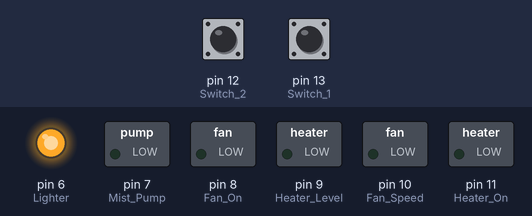
Bench run of a sketch on a simulated Arduino Uno, built with avr-gcc and run on an emulated ATmega328P. Shown: switched loads named in the sketch (green lamp = pin HIGH), output pins drawn as LEDs (lit = HIGH). The test bench sets the inputs (shaded band); at power-on: pin 13 (Switch_1) HIGH, pin 12 (Switch_2) HIGH. What the sketch prints to the serial monitor is not drawn.

Above: at 2.2 s.
2.3 s: pin 13 (Switch_1) pulled LOW for 0.15 s
5.4 s: pin 13 (Switch_1) pulled LOW for 1 s
9.4 s: pin 13 (Switch_1) pulsed LOW 2 times (0.12 s each, 0.3 s apart)
Timing chart, 0 to 12.4 s (numbered marks = the images above; inputs shaded):
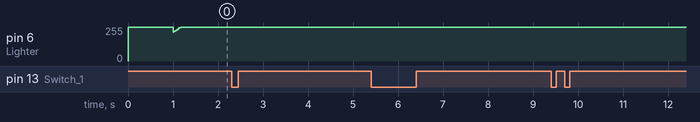

The sketch:

Light_PID.ino
```cpp
#define Switch_1        13
#define Switch_2        12
#define Heater_On       11
#define Heater_Level    9
#define Lighter         6
#define Fan_On          8
#define Fan_Speed       10
#define Mist_Pump       7
int error = 0;
uint8_t Status_Sw1, Status_Sw2;
byte DataRead[17];
bool ClearStatus;
char Datatran[255];


int base = 200;
float Hu ;
float Tem ;
int a ;
int b ;
int c ;
int Light;

void setup() {
  // put your setup code here, to run once:
  Serial.begin(9600);


  pinMode(Switch_1, INPUT);
  pinMode(Switch_2, INPUT);
  pinMode(Heater_On, OUTPUT);
  pinMode(Heater_Level, OUTPUT);
  pinMode(Lighter, OUTPUT);
  pinMode(Fan_On, OUTPUT);
  pinMode(Fan_Speed, OUTPUT);
  pinMode(Mist_Pump, OUTPUT);

  digitalWrite(Heater_On, LOW);
  analogWrite(Heater_Level, 0);
  analogWrite(Lighter, 255);
  digitalWrite(Fan_On, LOW);
  analogWrite(Fan_Speed, 0);
  digitalWrite(Mist_Pump, LOW);
  ClearStatus = false;

  delay(1000);
}

void loop() {
  Status_Sw1 = digitalRead(Switch_1);
  Status_Sw2 = digitalRead(Switch_2);
  //  if (Status_Sw2 == 0)
  //  {
  //    digitalWrite(7,HIGH);
  //  }
  //  else
  //  {
  //    digitalWrite(7,LOW);
  //  }
  //digitalWrite(7,HIGH);

  CommandReadSensor();
  //  Serial.print("OK");
  //  Serial.print(DataRead[0], HEX );
  //  Serial.print(" ");
  //  Serial.print(DataRead[1], HEX );
  //  Serial.print("  ");
  //  Serial.print(DataRead[2], HEX );
  //  Serial.print(" ");
  //  Serial.print(DataRead[3], HEX );
  //  Serial.print(" ");
  //  Serial.print(DataRead[4], HEX );
  //  Serial.print(" ");
  //  Serial.print(DataRead[5], HEX );
  //  Serial.print("   ");
  //  Serial.print(DataRead[6], HEX );
  //  Serial.print(" ");
  //  Serial.print(DataRead[7], HEX );
  //  Serial.print(" ");
  //  Serial.print(DataRead[8], HEX );
  //  Serial.print("  ");
  //  Serial.print(DataRead[9], HEX );
  //  Serial.print("   ");
  //  Serial.print(DataRead[10], HEX );
  //  Serial.print(" ");
  //  Serial.print(DataRead[11], HEX );
  //  Serial.print(" ");
  //  Serial.print(DataRead[12]);
  //  Serial.print(" ");
  //  Serial.print(DataRead[13], HEX );
  //  Serial.print(" ");
  //  Serial.print(DataRead[14], HEX );
  //  Serial.print(" ");
  //  Serial.println(DataRead[15], HEX );
  byte g = 0;
  String DataRead_10;
  if ((DataRead[10]) < 10)
  {
    DataRead_10 = String(g) + String(DataRead[10]);
  }
  else
  {
    DataRead_10 = String(DataRead[10]);
  }
  String DataRead_11;
  if ((DataRead[11]) < 10)
  {
    DataRead_11 = String(g) + String(DataRead[11]);
  }
  else
  {
    DataRead_11 = String(DataRead[11]);
  }

  String Buffer_2 = String(DataRead[0]) + String(DataRead[3]) + String(DataRead[4]) + String(DataRead[5]) + String(DataRead[7]) + String(DataRead[8]) + String(DataRead[9]) + String(DataRead_10) + String(DataRead_11) + String(DataRead[12]) + String(DataRead[13]) +  String(DataRead[14]) + String(DataRead[15]);
  String Humanity = String(DataRead[3]) + String(DataRead[4]) + "." + String(DataRead[5]);
  String Temp = String(DataRead[7]) + String(DataRead[8]) + "." + String(DataRead[9]);
  String Light_1 = String(DataRead[10]);
  String Light_2 = String(DataRead_11);
  String Light_3 = String(DataRead[12]);
  Hu = Humanity.toFloat();
  Tem = Temp.toFloat();
  a = Light_1.toInt();
  b = Light_2.toInt();
  c = Light_3.toInt();
  Light = (a * 16 * 16) + (b * 16) + c;
  //  Serial.println("Humanity = " + String(Hu) + ":" + "Temp = " + String(Tem) + ":" + "Light" + String(Light));
  //  delay(25);
  if (Light <= 1550 && Light >= 1450)
  {
    error = 0;
  }
  if (Light <= 1450 && Light >= 1350)
  {
    error = -1;
  }
  if (Light <= 1350 && Light >= 1250)
  {
    error = -2;
  }
  if (Light <= 1250 && Light >= 1150)
  {
    error = -3;
  }
  if (Light <= 1150)
  {
    error = -4;
  }
  if (Light <= 1650 && Light >= 1550)
  {
    error = 1;
  }
  if (Light <= 1750 && Light >= 1650)
  {
    error = 2;
  }
  if (Light <= 1850 && Light >= 1750)
  {
    error = 3;
  }
  if (Light <= 1950 && Light >= 1850)
  {
    error = 4;
  }
  if ( Light >= 1950)
  {
    error = 5;
  }

  int kp = 2;
  int level = kp * error;;
  base = base - level;
  if (base < 1)
  {
    base = 0;
  }
  if (base > 255)
  {
    base = 254;
  }
  analogWrite(Lighter, base);
  Serial.print("error = " + String(error) + "." + " level = " + String(level) + "base = " + String(base));
  //  digitalWrite(Fan_On, HIGH);
  //  digitalWrite(Heater_On, LOW);
  //
  //  analogWerite(Fan_Speed, 255);
  //  analogWrite(Heater_Level, 255);
  //  analogWrite(Lighter, 255);

  while (Status_Sw1 == 0) {
    Status_Sw1 = digitalRead(Switch_1);
  }
}
void CommandReadSensor() {

  boolean LoopRead = true;
  int Buffer_1;
  byte CommandSend[5];
  byte BufferClear;
  bool BitClear;


  //0x02 0x0A 0x23 0x2D 0x03
  CommandSend[0] = 0x02;
  CommandSend[1] = 0x0A;
  CommandSend[2] = 0x23;
  CommandSend[3] = 0x2D;
  CommandSend[4] = 0x03;

  Serial.write(CommandSend, 5);

  while (LoopRead) {

    if (Serial.available()) {

      if (ClearStatus) {

        goto Label_1;
      }

      DataRead[0] = Serial.read();

      if (DataRead[0] == 0x02) {

Label_1:
        ClearStatus = false;

        for (int i = 1; i < 15; i++) {

          while (!(Serial.available())) {

            //
          }

          DataRead[i] = Serial.read();
        }

        if (DataRead[14] == 0x03) {

          if (DataRead[1] == 0x0B) {

            Buffer_1 = DataRead[1] + DataRead[2] + DataRead[3] + DataRead[4] + DataRead[5] + DataRead[6] + DataRead[7] + DataRead[8] + DataRead[9] + DataRead[10] + DataRead[11] + DataRead[12];
            if (DataRead[13] == Buffer_1) {

              //Status = true;

            }
          }
        }
        else {

          goto Label_2;
        }

        LoopRead = false;
      }

      else {
Label_2:
        BitClear = true;

        while (BitClear) {

          unsigned long previousMicros = micros();

          while (!(Serial.available())) {

            unsigned long currentMicros = micros();

            if (currentMicros - previousMicros >= 100) {

              goto Label_3;
            }
          }

          BufferClear = Serial.read();
          if (BufferClear == 0x02) {

            BitClear = false;
            ClearStatus = true;
          }
        }

        //Label_3:
        //BitClear = false;
        //LoopRead = false;
      }
    }

Label_3:
    BitClear = false;
    LoopRead = false;
  }
}
```

Measured:
- after the input at 2.3 s, every drawn part: stays the same
- after the input at 5.4 s, every drawn part: stays the same
- after the input at 9.4 s, every drawn part: stays the same
